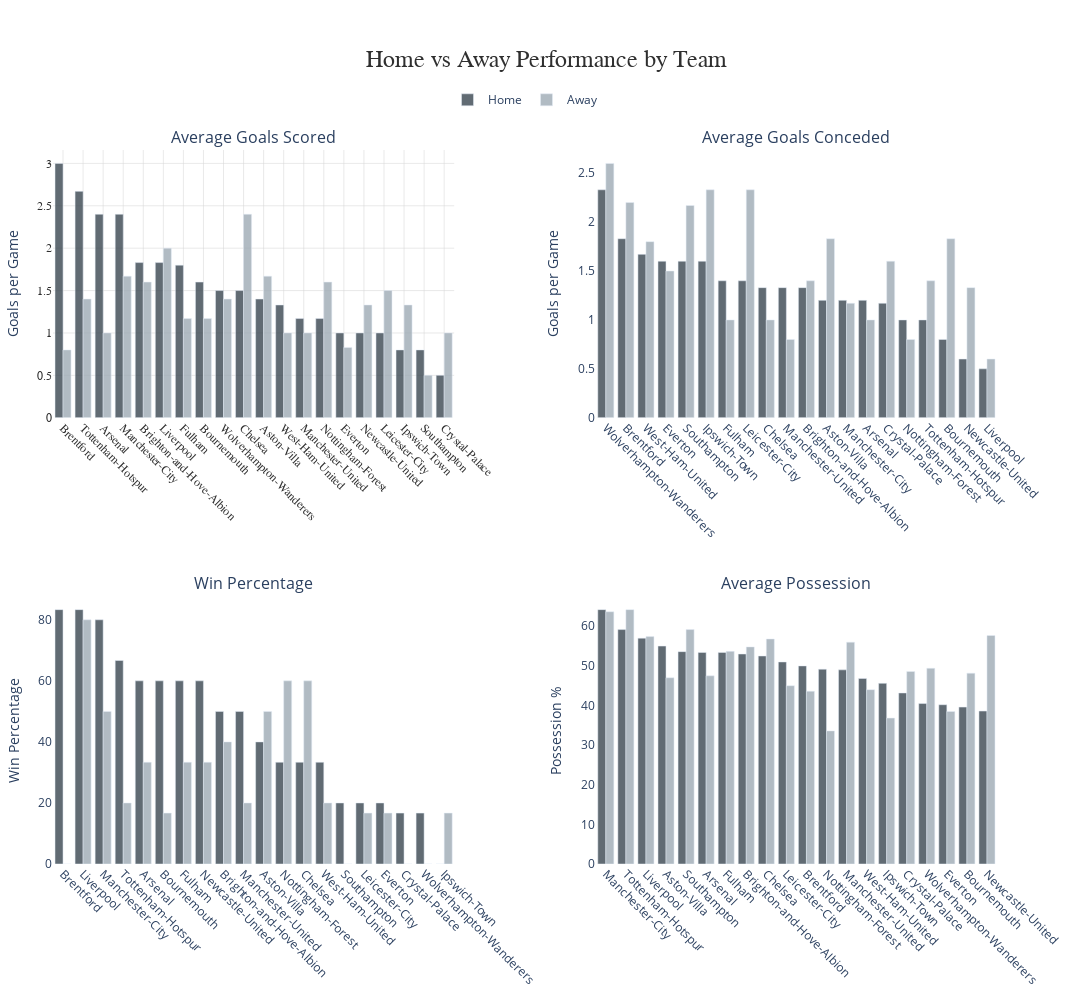

This figure's notebook cell:
### Markdown cell above
### Home and Away Performance by Team

### Code cell
# Calculate home and away performance metrics
home_away_stats = df.groupby(['team', 'venue']).agg({
    'goals_for': 'mean',
    'goals_against': 'mean',
    'possession': 'mean',
    'result': lambda x: (x == 'W').mean() * 100  # Win percentage
}).round(2)

# Reset index to make 'team' and 'venue' regular columns
home_away_stats = home_away_stats.reset_index()

# Create subplots for different metrics with more spacing
fig = make_subplots(
    rows=2, cols=2,
    subplot_titles=(
        'Average Goals Scored',
        'Average Goals Conceded',
        'Win Percentage',
        'Average Possession'
    ),
    vertical_spacing=0.25,  # Increased spacing
    horizontal_spacing=0.15
)

# Helper function to add bars for both home and away
def add_home_away_bars(fig, metric, row, col):
    home_data = home_away_stats[home_away_stats['venue'] == 'Home']
    away_data = home_away_stats[home_away_stats['venue'] == 'Away']
    
    # Sort teams by home performance
    teams_order = home_data.sort_values(metric, ascending=False)['team']
    
    # Add home bars
    fig.add_trace(
        go.Bar(
            name='Home',
            x=teams_order,
            y=home_data.set_index('team').reindex(teams_order)[metric],
            marker_color='rgba(58, 71, 80, 0.8)',
            showlegend=(row == 1 and col == 1)  # Only show legend for first subplot
        ),
        row=row, col=col
    )
    
    # Add away bars
    fig.add_trace(
        go.Bar(
            name='Away',
            x=teams_order,
            y=away_data.set_index('team').reindex(teams_order)[metric],
            marker_color='rgba(158, 171, 180, 0.8)',
            showlegend=(row == 1 and col == 1)  # Only show legend for first subplot
        ),
        row=row, col=col
    )

# Add bars for each metric
add_home_away_bars(fig, 'goals_for', 1, 1)
add_home_away_bars(fig, 'goals_against', 1, 2)
add_home_away_bars(fig, 'result', 2, 1)
add_home_away_bars(fig, 'possession', 2, 2)

# Update layout
fig.update_layout(
    create_plotly_layout(
        title='Home vs Away Performance by Team',
        width=1200,
        height=1000
    ),
    showlegend=True,
    barmode='group',
    # Adjust margins to give more space at the top
    margin=dict(
        t=150,  # Increased top margin (was 100)
        b=50,
        l=50,
        r=50
    ),
    # Adjust legend position
    legend=dict(
        orientation="h",
        yanchor="bottom",
        y=1.05,  # Moved up (was 1.02)
        xanchor="center",
        x=0.5
    ),
    # Adjust title position
    title=dict(
        y=0.95,  # Adjust if needed
        x=0.5,
        xanchor='center',
        yanchor='top'
    )
)

# Update axes
for i in range(1, 3):
    for j in range(1, 3):
        fig.update_xaxes(tickangle=45, row=i, col=j)

# Update y-axis titles
fig.update_yaxes(title_text='Goals per Game', row=1, col=1)
fig.update_yaxes(title_text='Goals per Game', row=1, col=2)
fig.update_yaxes(title_text='Win Percentage', row=2, col=1)
fig.update_yaxes(title_text='Possession %', row=2, col=2)

fig.show()

### Figure 1 — Plotly figure (JSON) as saved in the notebook; plotly's stock layout.template omitted (floating-point values rounded to 4 significant figures)
{"data": [{"marker": {"color": "rgba(58, 71, 80, 0.8)"}, "name": "Home", "showlegend": true, "type": "bar", "x": ["Brentford", "Tottenham-Hotspur", "Arsenal", "Manchester-City", "Brighton-and-Hove-Albion", "Liverpool", "Fulham", "Bournemouth", "Wolverhampton-Wanderers", "Chelsea", "Aston-Villa", "West-Ham-United", "Manchester-United", "Nottingham-Forest", "Everton", "Newcastle-United", "Leicester-City", "Ipswich-Town", "Southampton", "Crystal-Palace"], "xaxis": "x", "y": [3, 2.67, 2.4, 2.4, 1.83, 1.83, 1.8, 1.6, 1.5, 1.5, 1.4, 1.33, 1.17, 1.17, 1, 1, 1, 0.8, 0.8, 0.5], "yaxis": "y"}, {"marker": {"color": "rgba(158, 171, 180, 0.8)"}, "name": "Away", "showlegend": true, "type": "bar", "x": ["Brentford", "Tottenham-Hotspur", "Arsenal", "Manchester-City", "Brighton-and-Hove-Albion", "Liverpool", "Fulham", "Bournemouth", "Wolverhampton-Wanderers", "Chelsea", "Aston-Villa", "West-Ham-United", "Manchester-United", "Nottingham-Forest", "Everton", "Newcastle-United", "Leicester-City", "Ipswich-Town", "Southampton", "Crystal-Palace"], "xaxis": "x", "y": [0.8, 1.4, 1, 1.67, 1.6, 2, 1.17, 1.17, 1.4, 2.4, 1.67, 1, 1, 1.6, 0.83, 1.33, 1.5, 1.33, 0.5, 1], "yaxis": "y"}, {"marker": {"color": "rgba(58, 71, 80, 0.8)"}, "name": "Home", "showlegend": false, "type": "bar", "x": ["Wolverhampton-Wanderers", "Brentford", "West-Ham-United", "Everton", "Southampton", "Ipswich-Town", "Fulham", "Leicester-City", "Chelsea", "Manchester-United", "Brighton-and-Hove-Albion", "Aston-Villa", "Manchester-City", "Arsenal", "Crystal-Palace", "Nottingham-Forest", "Tottenham-Hotspur", "Bournemouth", "Newcastle-United", "Liverpool"], "xaxis": "x2", "y": [2.33, 1.83, 1.67, 1.6, 1.6, 1.6, 1.4, 1.4, 1.33, 1.33, 1.33, 1.2, 1.2, 1.2, 1.17, 1, 1, 0.8, 0.6, 0.5], "yaxis": "y2"}, {"marker": {"color": "rgba(158, 171, 180, 0.8)"}, "name": "Away", "showlegend": false, "type": "bar", "x": ["Wolverhampton-Wanderers", "Brentford", "West-Ham-United", "Everton", "Southampton", "Ipswich-Town", "Fulham", "Leicester-City", "Chelsea", "Manchester-United", "Brighton-and-Hove-Albion", "Aston-Villa", "Manchester-City", "Arsenal", "Crystal-Palace", "Nottingham-Forest", "Tottenham-Hotspur", "Bournemouth", "Newcastle-United", "Liverpool"], "xaxis": "x2", "y": [2.6, 2.2, 1.8, 1.5, 2.17, 2.33, 1, 2.33, 1, 0.8, 1.4, 1.83, 1.17, 1, 1.6, 0.8, 1.4, 1.83, 1.33, 0.6], "yaxis": "y2"}, {"marker": {"color": "rgba(58, 71, 80, 0.8)"}, "name": "Home", "showlegend": false, "type": "bar", "x": ["Brentford", "Liverpool", "Manchester-City", "Tottenham-Hotspur", "Arsenal", "Bournemouth", "Fulham", "Newcastle-United", "Brighton-and-Hove-Albion", "Manchester-United", "Aston-Villa", "Nottingham-Forest", "Chelsea", "West-Ham-United", "Southampton", "Leicester-City", "Everton", "Crystal-Palace", "Wolverhampton-Wanderers", "Ipswich-Town"], "xaxis": "x3", "y": [83.33, 83.33, 80, 66.67, 60, 60, 60, 60, 50, 50, 40, 33.33, 33.33, 33.33, 20, 20, 20, 16.67, 16.67, 0], "yaxis": "y3"}, {"marker": {"color": "rgba(158, 171, 180, 0.8)"}, "name": "Away", "showlegend": false, "type": "bar", "x": ["Brentford", "Liverpool", "Manchester-City", "Tottenham-Hotspur", "Arsenal", "Bournemouth", "Fulham", "Newcastle-United", "Brighton-and-Hove-Albion", "Manchester-United", "Aston-Villa", "Nottingham-Forest", "Chelsea", "West-Ham-United", "Southampton", "Leicester-City", "Everton", "Crystal-Palace", "Wolverhampton-Wanderers", "Ipswich-Town"], "xaxis": "x3", "y": [0, 80, 50, 20, 33.33, 16.67, 33.33, 33.33, 40, 20, 50, 60, 60, 20, 0, 16.67, 16.67, 0, 0, 16.67], "yaxis": "y3"}, {"marker": {"color": "rgba(58, 71, 80, 0.8)"}, "name": "Home", "showlegend": false, "type": "bar", "x": ["Manchester-City", "Tottenham-Hotspur", "Liverpool", "Aston-Villa", "Southampton", "Arsenal", "Fulham", "Brighton-and-Hove-Albion", "Chelsea", "Leicester-City", "Brentford", "Nottingham-Forest", "Manchester-United", "West-Ham-United", "Ipswich-Town", "Crystal-Palace", "Wolverhampton-Wanderers", "Everton", "Bournemouth", "Newcastle-United"], "xaxis": "x4", "y": [64.2, 59.17, 57, 55, 53.6, 53.4, 53.4, 53, 52.5, 51, 50, 49.17, 49, 46.83, 45.6, 43.17, 40.5, 40.2, 39.6, 38.6], "yaxis": "y4"}, {"marker": {"color": "rgba(158, 171, 180, 0.8)"}, "name": "Away", "showlegend": false, "type": "bar", "x": ["Manchester-City", "Tottenham-Hotspur", "Liverpool", "Aston-Villa", "Southampton", "Arsenal", "Fulham", "Brighton-and-Hove-Albion", "Chelsea", "Leicester-City", "Brentford", "Nottingham-Forest", "Manchester-United", "West-Ham-United", "Ipswich-Town", "Crystal-Palace", "Wolverhampton-Wanderers", "Everton", "Bournemouth", "Newcastle-United"], "xaxis": "x4", "y": [63.67, 64.2, 57.4, 47, 59.17, 47.5, 53.67, 54.8, 56.8, 45, 43.6, 33.6, 56, 44, 36.83, 48.6, 49.4, 38.5, 48.17, 57.67], "yaxis": "y4"}], "layout": {"annotations": [{"font": {"size": 16}, "showarrow": false, "text": "Average Goals Scored", "x": 0.2125, "xanchor": "center", "xref": "paper", "y": 1, "yanchor": "bottom", "yref": "paper"}, {"font": {"size": 16}, "showarrow": false, "text": "Average Goals Conceded", "x": 0.7875, "xanchor": "center", "xref": "paper", "y": 1, "yanchor": "bottom", "yref": "paper"}, {"font": {"size": 16}, "showarrow": false, "text": "Win Percentage", "x": 0.2125, "xanchor": "center", "xref": "paper", "y": 0.375, "yanchor": "bottom", "yref": "paper"}, {"font": {"size": 16}, "showarrow": false, "text": "Average Possession", "x": 0.7875, "xanchor": "center", "xref": "paper", "y": 0.375, "yanchor": "bottom", "yref": "paper"}], "barmode": "group", "height": 1000, "legend": {"orientation": "h", "x": 0.5, "xanchor": "center", "y": 1.05, "yanchor": "bottom"}, "margin": {"b": 50, "l": 50, "r": 50, "t": 150}, "paper_bgcolor": "white", "plot_bgcolor": "white", "showlegend": true, "title": {"font": {"color": "#2F2F2F", "family": "Arial Black", "size": 24}, "text": "Home vs Away Performance by Team", "x": 0.5, "xanchor": "center", "y": 0.95, "yanchor": "top"}, "width": 1200, "xaxis": {"anchor": "y", "domain": [0, 0.425], "gridcolor": "lightgrey", "gridwidth": 0.5, "tickangle": 45, "tickfont": {"color": "#2F2F2F", "family": "Arial", "size": 12}, "title": {}}, "xaxis2": {"anchor": "y2", "domain": [0.575, 1], "tickangle": 45}, "xaxis3": {"anchor": "y3", "domain": [0, 0.425], "tickangle": 45}, "xaxis4": {"anchor": "y4", "domain": [0.575, 1], "tickangle": 45}, "yaxis": {"anchor": "x", "domain": [0.625, 1], "gridcolor": "lightgrey", "gridwidth": 0.5, "tickfont": {"color": "#2F2F2F", "family": "Arial", "size": 12}, "title": {"text": "Goals per Game"}}, "yaxis2": {"anchor": "x2", "domain": [0.625, 1], "title": {"text": "Goals per Game"}}, "yaxis3": {"anchor": "x3", "domain": [0, 0.375], "title": {"text": "Win Percentage"}}, "yaxis4": {"anchor": "x4", "domain": [0, 0.375], "title": {"text": "Possession %"}}}}
